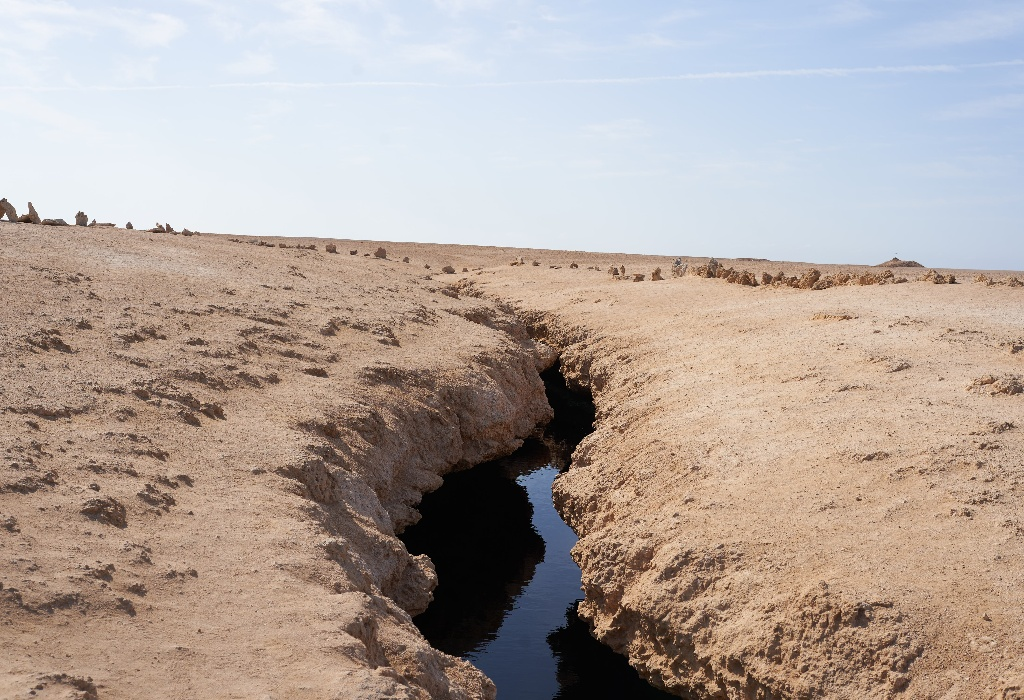
#> input picture 2_Core_Operations/Performance_Measurement_Improvement_Techniques/2.jpg, 1024 x 700 px
$ python main.py
#> lines starting #> are read from the running program, lines starting #| are printed output that depends on the picture
import cv2 as cv

img = cv.imread("2.jpg")
#> img is the input picture: shape (700, 1024, 3); mean B, G, R 157.8, 164.7, 177.4
print(cv.useOptimized())
img1 = cv.medianBlur(img, 49)
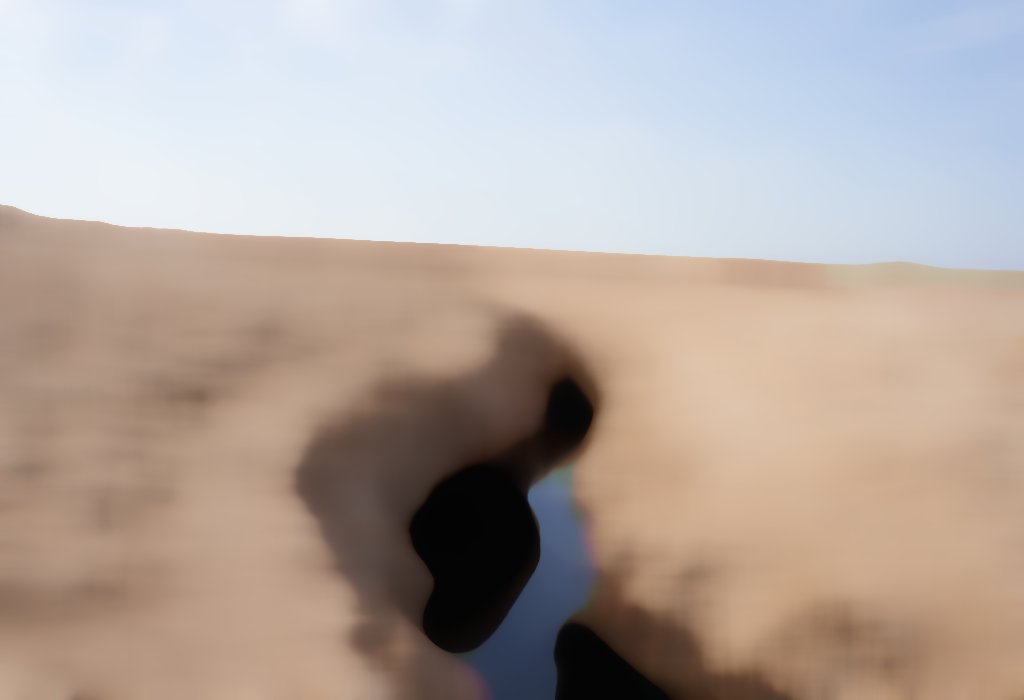
#> img1: shape (700, 1024, 3); mean B, G, R 160.5, 167.6, 180.3
cv.imshow('blur', img1)
cv.waitKey(0)
